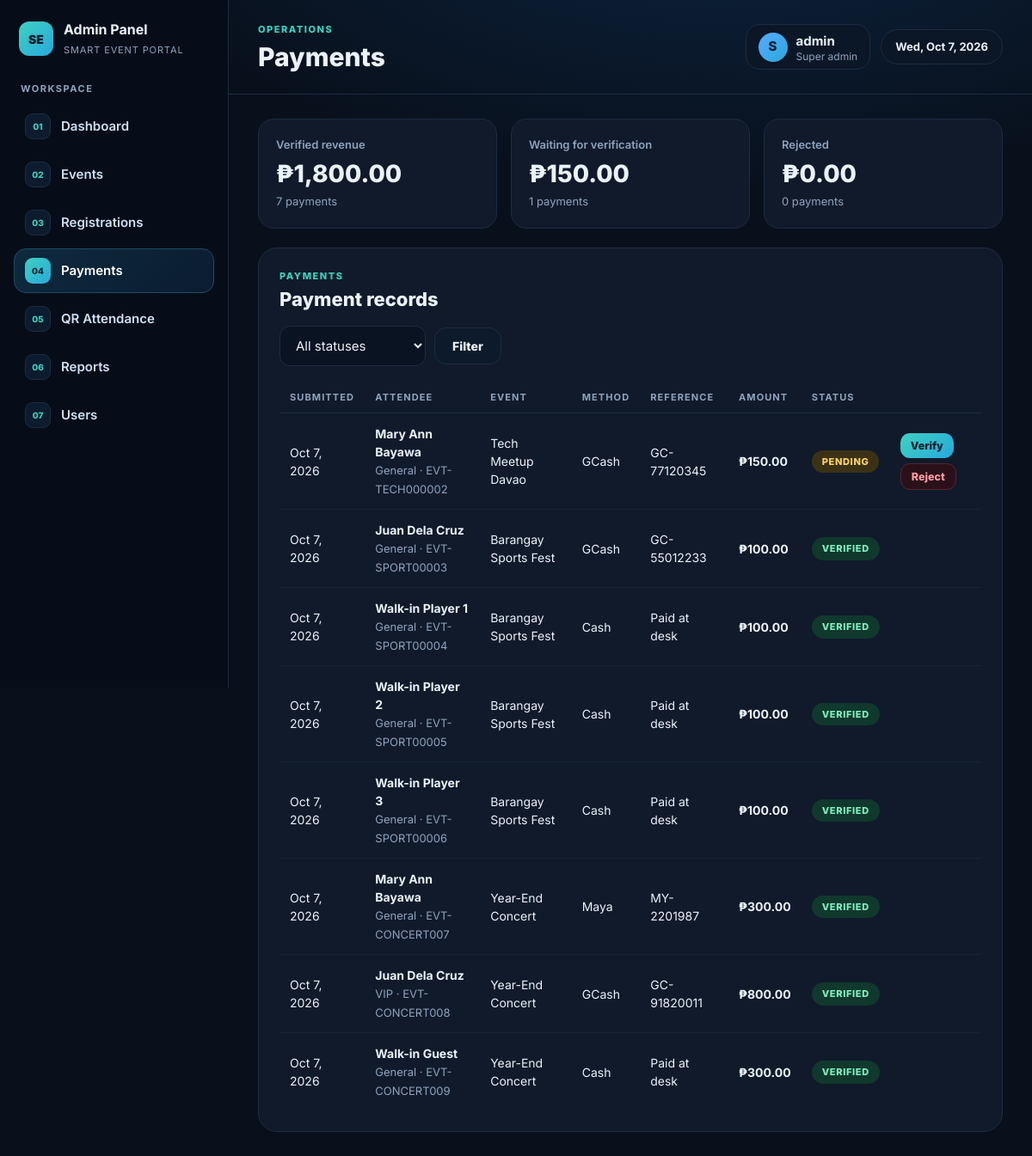
/admin/payments.php (signed in), run on the app's committed database.
### tables this page shows
CREATE TABLE payments (
  payment_id      INT AUTO_INCREMENT PRIMARY KEY,
  registration_id INT NOT NULL,
  amount          DECIMAL(10,2) NOT NULL,
  method          ENUM('GCash','Maya','Bank Transfer','Cash at venue','Cash') NOT NULL,
  reference_no    VARCHAR(80),
  status          ENUM('Pending','Verified','Rejected') NOT NULL DEFAULT 'Pending',
  verified_by     INT NULL,
  verified_at     DATETIME NULL,
  created_at      TIMESTAMP DEFAULT CURRENT_TIMESTAMP,
  FOREIGN KEY (registration_id) REFERENCES registrations(registration_id) ON DELETE CASCADE,
  FOREIGN KEY (verified_by) REFERENCES users(id) ON DELETE SET NULL
);

CREATE TABLE registrations (
  registration_id     INT AUTO_INCREMENT PRIMARY KEY,
  event_id            INT NOT NULL,
  user_id             INT NULL,
  attendee_name       VARCHAR(120) NOT NULL,
  email               VARCHAR(150) NOT NULL,
  phone               VARCHAR(40),
  ticket_type         ENUM('General','VIP') NOT NULL DEFAULT 'General',
  ticket_code         VARCHAR(30) NOT NULL UNIQUE,
  amount              DECIMAL(10,2) NOT NULL DEFAULT 0,
  payment_status      ENUM('Unpaid','Pending','Paid','Free','Refunded') NOT NULL DEFAULT 'Unpaid',
  registration_status ENUM('Pending','Approved','Rejected','Cancelled') NOT NULL DEFAULT 'Pending',
  attendance_status   ENUM('Not Attended','Attended') NOT NULL DEFAULT 'Not Attended',
  checked_in_at       DATETIME NULL,
  registration_date   TIMESTAMP DEFAULT CURRENT_TIMESTAMP,
  FOREIGN KEY (event_id) REFERENCES events(event_id) ON DELETE CASCADE,
  FOREIGN KEY (user_id)  REFERENCES users(id) ON DELETE SET NULL,
  INDEX (event_id, registration_status)
);

CREATE TABLE events (
  event_id    INT AUTO_INCREMENT PRIMARY KEY,
  event_name  VARCHAR(150) NOT NULL,
  description TEXT,
  event_date  DATE NOT NULL,
  event_time  TIME NOT NULL,
  location    VARCHAR(200) NOT NULL,
  capacity    INT NOT NULL DEFAULT 100,
  price       DECIMAL(10,2) NOT NULL DEFAULT 0,
  vip_price   DECIMAL(10,2) NOT NULL DEFAULT 0,
  status      ENUM('Upcoming','Ongoing','Completed','Cancelled') NOT NULL DEFAULT 'Upcoming',
  created_by  INT NULL,
  created_at  TIMESTAMP DEFAULT CURRENT_TIMESTAMP,
  FOREIGN KEY (created_by) REFERENCES users(id) ON DELETE SET NULL
);

### admin/payments.php (the view, shortened to what this page needs)
<?php
require_once __DIR__ . '/../includes/layout.php';
admin_start('Payments', 'payments');
$sql = "SELECT p.*, r.attendee_name, r.ticket_type, r.ticket_code, e.event_name FROM payments p
        JOIN registrations r ON r.registration_id=p.registration_id JOIN events e ON e.event_id=r.event_id"; $args = [];
$sql .= " ORDER BY FIELD(p.status,'Pending','Verified','Rejected'), p.created_at DESC";
$s = db()->prepare($sql); $s->execute($args); $rows = $s->fetchAll();
$tot = db()->query("SELECT status, COALESCE(SUM(amount),0) a, COUNT(*) c FROM payments GROUP BY status")->fetchAll(PDO::FETCH_UNIQUE);
$g = fn($k, $f) => $tot[$k][$f] ?? 0;
?>
<div class="stats" style="grid-template-columns:repeat(3,1fr)">
  <div class="stat"><div class="lbl">Verified revenue</div><div class="val" style="font-size:28px"><?= money($g('Verified','a')) ?></div><span class="muted small"><?= $g('Verified','c') ?> payments</span></div>
  <div class="stat"><div class="lbl">Waiting for verification</div><div class="val" style="font-size:28px"><?= money($g('Pending','a')) ?></div><span class="muted small"><?= $g('Pending','c') ?> payments</span></div>
  <div class="stat"><div class="lbl">Rejected</div><div class="val" style="font-size:28px"><?= money($g('Rejected','a')) ?></div><span class="muted small"><?= $g('Rejected','c') ?> payments</span></div>
</div>
<div class="card">
  <div class="card-head"><div><div class="eyebrow">Payments</div><h2>Payment records</h2></div></div>
  <form class="toolbar" method="get"><select name="status"><option value="">All statuses</option></select><button class="btn">Filter</button></form>
  <div class="tablewrap"><table><thead><tr><th>Submitted</th><th>Attendee</th><th>Event</th><th>Method</th><th>Reference</th><th>Amount</th><th>Status</th><th></th></tr></thead><tbody>
  <?php foreach ($rows as $p): ?>
    <tr><td><?= fdate($p['created_at']) ?></td><td><b><?= h($p['attendee_name']) ?></b><br><span class="muted small"><?= h($p['ticket_type']) ?> &middot; <?= h($p['ticket_code']) ?></span></td>
      <td><?= h($p['event_name']) ?></td><td><?= h($p['method']) ?></td><td><?= h($p['reference_no']) ?></td><td><b><?= money($p['amount']) ?></b></td><td><?= badge($p['status']) ?></td>
      <td><?php if ($p['status'] === 'Pending'): ?><div class="actions">
        <form method="post"><?= csrf_field() ?><input type="hidden" name="payment_id" value="<?= $p['payment_id'] ?>"><input type="hidden" name="action" value="verify"><button class="btn btn-sm btn-primary">Verify</button></form>
        <form method="post"><button class="btn btn-sm btn-danger">Reject</button></form></div><?php endif; ?></td></tr>
  <?php endforeach; if (!$rows): ?><tr><td colspan="8" class="muted">No payments yet.</td></tr><?php endif; ?>
  </tbody></table></div>
</div>
<?php admin_end();

### includes/layout.php (shortened to what this page needs)
<?php
require_once __DIR__ . '/../config.php';
function chip(array $u): string {
    $ini = strtoupper(substr($u['full_name'] ?: $u['username'], 0, 1));
    return '<details class="userchip"><summary><span class="avatar">' . h($ini) . '</span>
      <span><b>' . h($u['username']) . '</b><small>' . ($u['role'] === 'admin' ? 'Super admin' : 'Community member') . '</small></span></summary>
      <div class="menu"><a href="' . url('logout.php') . '">Log out</a></div></details>';
}
function head(string $title): void {
    echo '<!doctype html><html lang="en"><head><meta charset="utf-8">
    <meta name="viewport" content="width=device-width,initial-scale=1">
    <title>' . h($title) . ' - Smart Event Portal</title>
    <link rel="preconnect" href="https://fonts.googleapis.com">
    <link href="https://fonts.googleapis.com/css2?family=Inter:wght@400;600;700;800&display=swap" rel="stylesheet">
    <link rel="stylesheet" href="' . url('assets/style.css') . '"></head><body>';
}
function admin_start(string $title, string $active): array {
    $u = require_login('admin');
    $nav = [
        'dashboard' => ['Dashboard', 'admin/index.php'],
        'events'    => ['Events', 'admin/events.php'],
        'regs'      => ['Registrations', 'admin/registrations.php'],
        'payments'  => ['Payments', 'admin/payments.php'],
        'attendance'=> ['QR Attendance', 'admin/attendance.php'],
        'reports'   => ['Reports', 'admin/reports.php'],
        'users'     => ['Users', 'admin/users.php'],
    ];
    head($title);
    echo '<div class="app"><aside class="sidebar"><div class="brand"><div class="logo">SE</div>
          <div><b>Admin Panel</b><span>Smart Event Portal</span></div></div>
          <div class="nav-label">Workspace</div><nav class="nav">';
    $i = 1;
    foreach ($nav as $k => [$label, $path]) {
        echo '<a href="' . url($path) . '" class="' . ($k === $active ? 'active' : '') . '"><span class="num">'
           . sprintf('%02d', $i++) . '</span>' . h($label) . '</a>';
    }
    echo '</nav></aside><div class="main"><header class="topbar"><div><div class="eyebrow">Operations</div><h1>' . h($title) . '</h1></div>
          <div class="top-right">' . chip($u) . '<span class="pill">' . date('D, M j, Y') . '</span></div></header><div class="content">';
    return $u;
}
function admin_end(): void { echo '</div></div></div></body></html>'; }

### config.php (shortened to what this page needs)
<?php
function db(): PDO {
    static $pdo = null;
    if ($pdo === null) {
        $pdo = new PDO(
            'mysql:host=' . DB_HOST . ';dbname=' . DB_NAME . ';charset=utf8mb4',
            DB_USER, DB_PASS,
            [
                PDO::ATTR_ERRMODE => PDO::ERRMODE_EXCEPTION,
                PDO::ATTR_DEFAULT_FETCH_MODE => PDO::FETCH_ASSOC,
                PDO::ATTR_EMULATE_PREPARES => false,
            ]
        );
    }
    return $pdo;
}
function h($v): string { return htmlspecialchars((string)$v, ENT_QUOTES, 'UTF-8'); }
function url(string $p = ''): string { return BASE_URL . '/' . ltrim($p, '/'); }
function money($n): string { return '₱' . number_format((float)$n, 2); }
function fdate($d): string { return $d ? date('M j, Y', strtotime($d)) : '-'; }
function current_user(): ?array { return $_SESSION['user'] ?? null; }
function require_login(?string $role = null): array {
    $u = current_user();
    return $u;
}
function badge(string $text): string {
    $map = [
        'Approved'=>'b-green','Paid'=>'b-green','Free'=>'b-green','Verified'=>'b-green','Attended'=>'b-green','Upcoming'=>'b-blue','Ongoing'=>'b-green',
        'Pending'=>'b-amber','Unpaid'=>'b-amber','Not Attended'=>'b-gray','Completed'=>'b-gray',
        'Rejected'=>'b-red','Cancelled'=>'b-red','Refunded'=>'b-red',
    ];
    return '<span class="badge ' . ($map[$text] ?? '') . '">' . h($text) . '</span>';
}

### data on the page
payments: created_at "Oct 7, 2026", registration.attendee_name "Mary Ann Bayawa", registration.ticket_type "General", registration.ticket_code "EVT-TECH000002", events.event_name "Tech Meetup Davao", method "GCash", reference_no "GC-77120345", amount "₱150.00", status "PENDING"
payments: created_at "Oct 7, 2026", registration.attendee_name "Juan Dela Cruz", registration.ticket_type "General", registration.ticket_code "EVT-SPORT00003", events.event_name "Barangay Sports Fest", method "GCash", reference_no "GC-55012233", amount "₱100.00", status "VERIFIED"
payments: created_at "Oct 7, 2026", registration.attendee_name "Walk-in Player 1", registration.ticket_type "General", registration.ticket_code "EVT-SPORT00004", events.event_name "Barangay Sports Fest", method "Cash", reference_no "Paid at desk", amount "₱100.00", status "VERIFIED"
payments: created_at "Oct 7, 2026", registration.attendee_name "Walk-in Player 2", registration.ticket_type "General", registration.ticket_code "EVT-SPORT00005", events.event_name "Barangay Sports Fest", method "Cash", reference_no "Paid at desk", amount "₱100.00", status "VERIFIED"
payments: created_at "Oct 7, 2026", registration.attendee_name "Walk-in Player 3", registration.ticket_type "General", registration.ticket_code "EVT-SPORT00006", events.event_name "Barangay Sports Fest", method "Cash", reference_no "Paid at desk", amount "₱100.00", status "VERIFIED"
payments: created_at "Oct 7, 2026", registration.attendee_name "Mary Ann Bayawa", registration.ticket_type "General", registration.ticket_code "EVT-CONCERT007", events.event_name "Year-End Concert", method "Maya", reference_no "MY-2201987", amount "₱300.00", status "VERIFIED"
payments: created_at "Oct 7, 2026", registration.attendee_name "Juan Dela Cruz", registration.ticket_type "VIP", registration.ticket_code "EVT-CONCERT008", events.event_name "Year-End Concert", method "GCash", reference_no "GC-91820011", amount "₱800.00", status "VERIFIED"
payments: created_at "Oct 7, 2026", registration.attendee_name "Walk-in Guest", registration.ticket_type "General", registration.ticket_code "EVT-CONCERT009", events.event_name "Year-End Concert", method "Cash", reference_no "Paid at desk", amount "₱300.00", status "VERIFIED"

### other printed values
$label "Dashboard"
$label "Events"
$label "Registrations"
$label "Payments"
$label "QR Attendance"
$label "Reports"
$label "Users"
$title "Payments"
$ini "S"
$u['username'] "admin"
money($g('Verified','a')) "₱1,800.00"
$g('Verified','c') "7"
money($g('Pending','a')) "₱150.00"
$g('Pending','c') "1"
money($g('Rejected','a')) "₱0.00"
